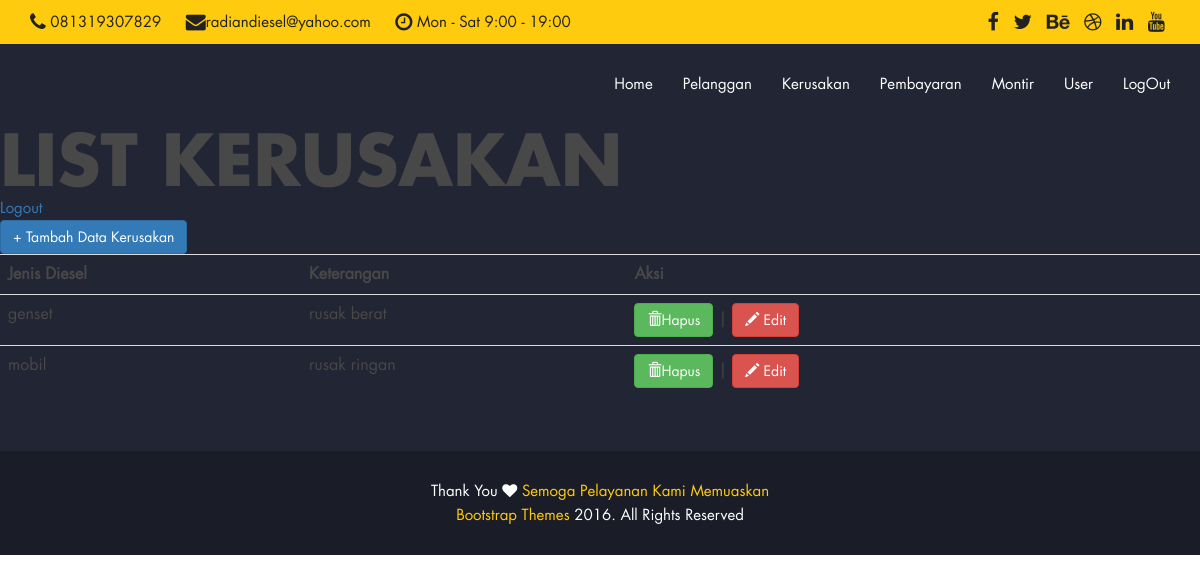
The page /index.php?p=kerusakan (signed in) on the database its author committed.
### tables this page shows
CREATE TABLE IF NOT EXISTS `kerusakan` (
`id_kerusakan` int(11) NOT NULL,
  `keterangan` varchar(25) NOT NULL,
  `jenis_diesel` varchar(25) NOT NULL
);

### kerusakan.php (the view, shortened to what this page needs)
<?php
	$proses=isset($_GET['proses']) ?$_GET['proses'] : 'list' ;
	switch($proses)
	{
		case 'list' :
		?>
			<h1> List Kerusakan  </h1>
		<a href="logout.php" > Logout </a><br/>
		<a href="?p=kerusakan&proses=entri" class="btn btn-primary"> + Tambah Data Kerusakan</a>
		<table class="table table-hover" >
		<tr>
			<th> Jenis Diesel </th>
			<th> Keterangan</th>
			<th> Aksi </th>
		</tr>
		<?php
		$sql=mysql_query("SELECT * FROM kerusakan");
			while($data=mysql_fetch_array($sql))
			{
		?>
				<tr>
					<td> <?php echo $data['jenis_diesel'];?> </td>
					<td> <?php echo $data['keterangan'];?></td>
						<td> <a href="aksi_kerusakan.php?aksi=hapus&id_hapus=<?php echo $data['id_kerusakan'];?>" onclick="return confirm('yakin akan menghapus data?')" class="btn btn-success"> <span class="glyphicon glyphicon-trash" ></span>Hapus</a>
				| <a href="?p=kerusakan&proses=edit&id_edit=<?php echo $data['id_kerusakan'];?>" class="btn btn-danger"><span class="glyphicon glyphicon-pencil"> </span> Edit</a></td>
				</tr>
				<?php
			}
			?>
		</table>
<?php
		break;
?>
<?php
}
?>

### css/bootsnav.css (style rules this page uses)
body { -webkit-transition: all 0.3s ease-in-out; -moz-transition: all 0.3s ease-in-out; -o-transition: all 0.3s ease-in-out; -ms-transition: all 0.3s ease-in-out; transition: all 0.3s ease-in-out; }

### css/custom.css (style rules this page uses)
body { font-size: 15px; line-height: 24px; font-family: 'futura_ltbook', sans-serif; color: #484848; }
h1, h2, h3, h4, h5, h6 { font-weight: bold; text-transform: uppercase; color: #484848; font-family: 'futura_ltbold', sans-serif; }
h1 { font-size: 70px; margin:0; line-height: 72px; }
a,button { outline: 0 !important; }

### rows shown on the page
kerusakan: jenis_diesel "genset", keterangan "rusak berat"
kerusakan: jenis_diesel "mobil", keterangan "rusak ringan"
